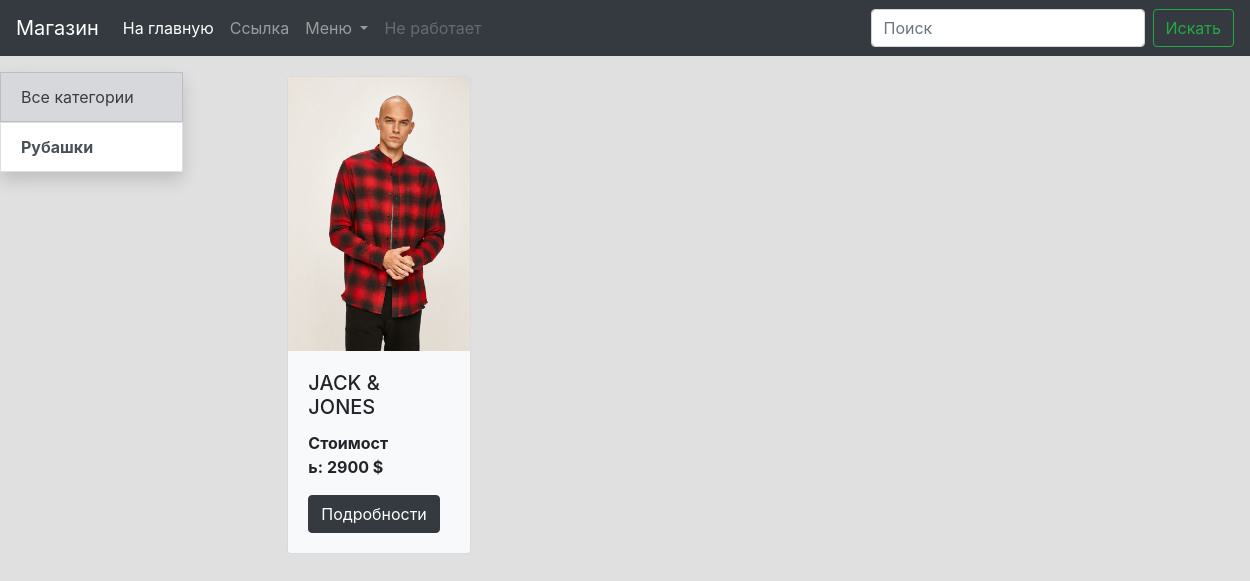
The page / on the database its author committed.
### catalog/models.py (models this page shows, shortened)
class Category(models.Model):
    name = models.CharField('Категория', max_length=150, unique=True)
    description = models.TextField('Описание', blank=True)
    url = models.SlugField(verbose_name=160, unique=True)
    class Meta:
        verbose_name = 'Категория'
        verbose_name_plural = 'Категории'

class Product(models.Model):
    image = models.ImageField(verbose_name='Главное фото', upload_to='main_photo/', blank=True)
    name = models.TextField(verbose_name='Название товара', max_length=20)
    description = models.TextField(verbose_name='Описание товара', max_length=1000)
    price = models.PositiveIntegerField(verbose_name='Стоимость')
    actual = models.BooleanField(verbose_name='В наличии', help_text='Если товар не набросок, то ставить галочку')
    url = models.SlugField(max_length=160, unique=True)
    def get_absolute_url(self):
        return reverse('catalog:product_detail', args=[self.id])
    class Meta:
        verbose_name = 'Товар'
        verbose_name_plural = 'Товары'

### catalog/views.py (the view)
# urls.py: path('', product_list),
def product_list(request):
    categories = Category.objects.all()
    products = Product.objects.all()
    return render(request, 'catalog/product_list.html', context={'categories': categories, 'products': products})

### catalog/templates/catalog/product_list.html
{%extends 'catalog/base_catalog.html'%}
{%block content%}
    <div class="container-left">
        <div class="row">
                <div class="col-12 col-sm-12 col-md-12 col-lg-2 mt-3 ">
                    <div class="shadow">
                        <ul class="list-group">
                                <li >
                                    <a href="/" class="list-group-item list-group-item-action list-group-item-secondary">Все категории</a>
                                </li>
                            {% for category in categories %}
                                    <li>
                                            <a href="Тут должна быть ссылка на категорию" class="list-group-item list-group-item-action "><strong>{{ category.name }}</strong></a>
                                    </li>
                            {% endfor %}
                        </ul>
                    </div>
                </div>
             <div class="col-12 col-sm-12 col-md-12 col-lg-10">
                  <div class="card-deck mt-3" style='width:100%; margin-left: auto; margin-right: -40px;'>
                      {% for product in products %}
                          <div class="col-sm-12 col-lg-3 m-1">
                                  <div class="card bg-light mb-3" style="width:80%;">
                                      <img  height="100%" src="{{product.image.url}}"  style="width:100%;" class="card-img-top" alt="изображение продукта">
                                      <div class="card-body" style='width:100%; height:100%;'>
                                          <h5 class="card-title">{{product.name}}</h5>
                                              <div class="row">
                                                  <div class="col-sm-8"><p><strong>Стоимость:  {{product.price}} $</strong></p></div>
                                              </div>
                                          <a href="{{product.get_absolute_url}}" class="btn btn-dark">Подробности</a>
                                      </div>
                                  </div>
                          </div>
                      {% endfor %}
                  </div>
             </div>
        </div>
    </div>
{%endblock%}

### rows shown on the page
Category: name "Рубашки"
Product: image (picture), name "JACK & JONES", price "2900"
